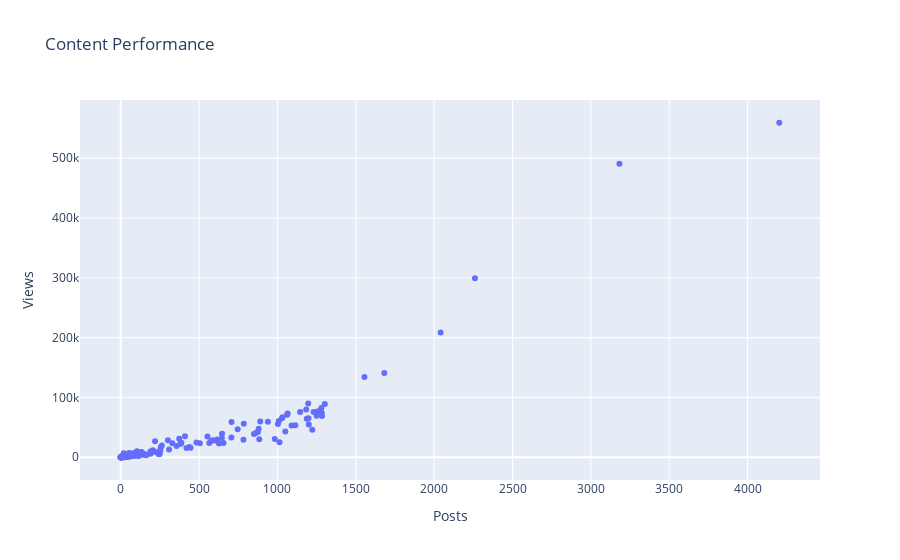

Notebook source saved alongside this figure:
### Markdown cell above
Here, as the team size increases, it also increases the overall number of posts views per team. Users can view posts inside of their groups or any other public posts in platform that is open to any reader. Visualizations is not unique. That means that, if a user views the same post 100 times, it will count as 100 views (not as 1).

### Code cell
# Posts vs Views
fig = px.scatter(x=teamactivity.posts, y=teamactivity.views,
                 labels={'x':'Posts', 'y':'Views'},
                  title='Content Performance')
fig.show()

### Figure 1 — Plotly figure (JSON) as saved in the notebook; plotly's stock layout.template omitted (floating-point values rounded to 4 significant figures; data arrays with more than 128 entries replaced by an {"elided": "..."} marker saying what was removed)
{"data": [{"hoverlabel": {"namelength": 0}, "hovertemplate": "Posts=%{x}<br>Views=%{y}", "legendgroup": "", "marker": {"color": "#636efa", "symbol": "circle"}, "mode": "markers", "name": "", "showlegend": false, "type": "scatter", "x": {"elided": "151 int values"}, "xaxis": "x", "y": {"elided": "151 float values"}, "yaxis": "y"}], "layout": {"autosize": true, "legend": {"tracegroupgap": 0}, "title": {"text": "Content Performance"}, "xaxis": {"anchor": "y", "autorange": true, "domain": [0, 1], "range": [-265.6, 4468.0], "title": {"text": "Posts"}, "type": "linear"}, "yaxis": {"anchor": "x", "autorange": true, "domain": [0, 1], "range": [-40970.0, 600300.0], "title": {"text": "Views"}, "type": "linear"}}}
